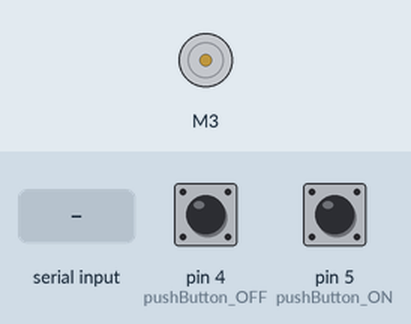
Simulated run of this sketch. Board: Arduino Uno, built with avr-gcc and run on an emulated ATmega328P. On the bench: DC motor (green arrow = forward, orange = backward, longer = faster). The test bench sets the inputs (shaded band); at power-on: pin 5 (pushButton_ON) LOW, pin 4 (pushButton_OFF) LOW. What the sketch prints to the serial monitor is not drawn.

Above: at 1.2 s.
1.3 s: pin 5 (pushButton_ON) pulled HIGH for 0.15 s
At 2.0 s:
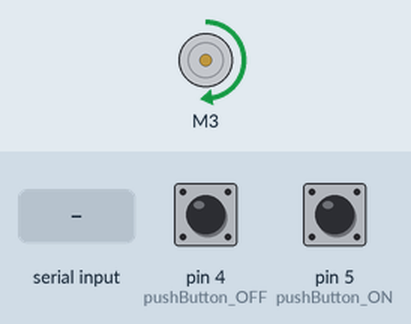
2.9 s: "f90\n" received over Serial
At 3.4 s:
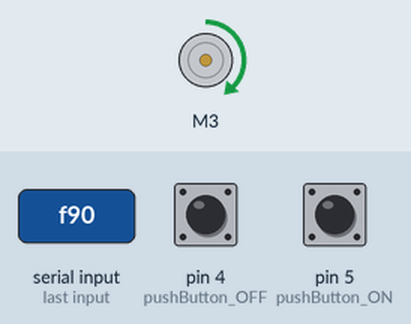
4.4 s: "f,45\n" received over Serial
At 5.6 s:
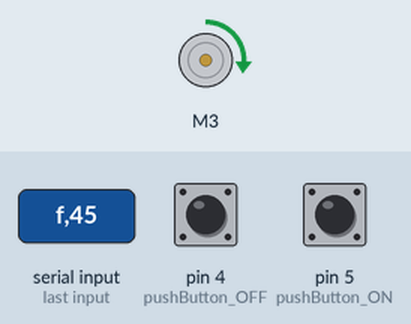
5.9 s: pin 4 (pushButton_OFF) pulled HIGH for 0.15 s
At 6.7 s:
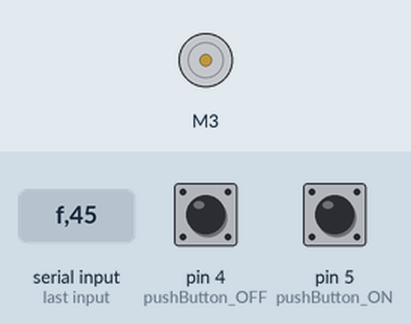
7.5 s: pin 5 (pushButton_ON) pulled HIGH for 1 s
At 8.0 s:
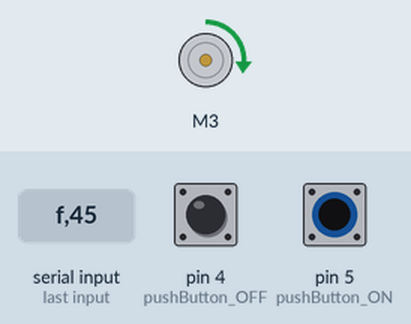
10.0 s: pin 4 (pushButton_OFF) pulled HIGH for 1 s
At 11.1 s:
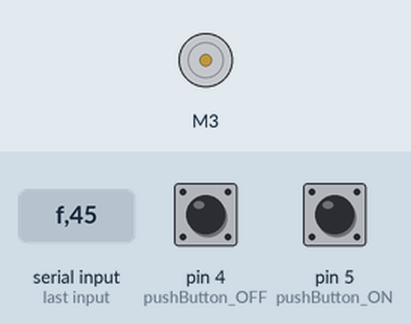
Timing chart, 0 to 13.0 s (numbered marks = the images above; inputs shaded):
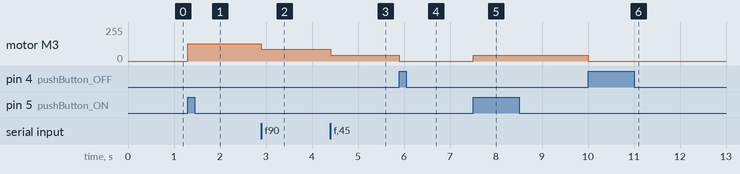

The sketch:

lights.ino
```cpp
/*
This sketch expects an Adafruit Motor Shield for Arduino v2
---->	http://www.adafruit.com/products/1438
- Adjust LEDs by PWM on motor line 3 (front)
- Removed sensor reads
*/
/*March 2017 - TK removed all coax logic, preparing to add sensor code
 *
*/

double sketchVersion = 1.1;
#include <Wire.h>
#include <Adafruit_MotorShield.h>

// Create the "motor" shield object with the default I2C address
Adafruit_MotorShield AFMS = Adafruit_MotorShield();

// Name the "motor" ports by solenoid function:
Adafruit_DCMotor *frontLEDs = AFMS.getMotor(3);

  // Name the input lines by pushbutton order:
  int pushButton_OFF = 4;
  int pushButton_ON = 5;

  int LEDOn = false;

  //When controlling over Serial, the following
  //booleans are enabled
  bool btn3(false); //Turn off LEDs
  bool btn4(false); //Turn on LEDs

  //To control light intensity
  int frontLEDDrive(128);
  void processByte(char ch);

  //Allow nice syntax for serial printing
  template<class T> inline Print &operator <<(Print &o, T arg) { o.print(arg); return o; }

void setup()
{
    AFMS.begin();  // create with the default frequency 1.6KHz

    // depower devices:
    frontLEDs->run(RELEASE);
    LEDOn = false;

    // set solenoid "on" duty cycles:
    frontLEDs->setSpeed(frontLEDDrive);

    // set the pushbutton pins as inputs:
    pinMode(pushButton_OFF, INPUT); // LED OFF
    pinMode(pushButton_ON,  INPUT); // LED ON

    // setup serial port
    Serial.begin(19200);
    Serial << "[ARRAYBOT LIGHTS VERSION="<<sketchVersion<<"]";
    sendInfo();
}

void loop()
{
    while(Serial.available() > 0)
    {
        processByte(Serial.read());
    }

    //We only care for when these goes from low -> high
    if (digitalRead(pushButton_OFF) || btn3 == true)
    {
        btn3 = false;
        if(LEDOn == true)
        {
            frontLEDs->run(RELEASE);
            LEDOn = false;
            sendInfo();
        }
    }

    if (digitalRead(pushButton_ON) || btn4 == true)
    {
        btn4 = false;
        if(LEDOn == false)
        {
            frontLEDs->run(FORWARD);
            LEDOn = true;
            sendInfo();
        }
    }
}

void processByte(char ch)
{
    switch(ch)
    {
        case '3':            btn3 = true ;        break;
        case '4':            btn4 = true ;        break;

        case 'f':
            frontLEDDrive = Serial.parseInt();
            frontLEDs->setSpeed(frontLEDDrive);
            sendInfo();
        break;

        case 'i': //Return info about current HW state
            sendInfo();
        break;

        default: //Do nothing
            Serial << "[UNHANDLED_CHAR_RECEIVED:'"<<ch<<"']";
    }
}

void sendInfo()
{
    Serial << "[AB_LIGHTS_DATA," << "LED_DRIVE="<<frontLEDDrive<<", LED_ON=" <<   (LEDOn ? "TRUE" : " FALSE") << "]";
}
```

Measured:
- after the input at 1.3 s, motor M3: stopped → forward 128/255 at once
- after the input at 2.9 s, motor M3: forward 128/255 → forward 90/255 at once
- after the input at 4.4 s, motor M3: forward 90/255 → forward 45/255 at once
- after the input at 5.9 s, motor M3: forward 45/255 → stopped at once
- after the input at 7.5 s, motor M3: stopped → forward 45/255 at once
- after the input at 10.0 s, motor M3: forward 45/255 → stopped at once
